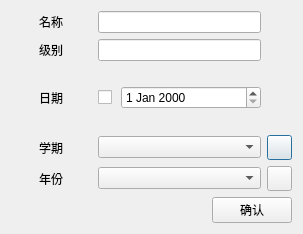
<?xml version="1.0" encoding="UTF-8"?>
<ui version="4.0">
 <class>Honor</class>
 <widget class="QDialog" name="Honor">
  <property name="geometry">
   <rect>
    <x>0</x>
    <y>0</y>
    <width>303</width>
    <height>234</height>
   </rect>
  </property>
  <property name="windowTitle">
   <string>Dialog</string>
  </property>
  <layout class="QVBoxLayout" name="verticalLayout">
   <item>
    <layout class="QGridLayout" name="gridLayout" rowstretch="1,1,1,1,1" columnstretch="2,4,1">
     <property name="rightMargin">
      <number>0</number>
     </property>
     <item row="4" column="0" alignment="Qt::AlignHCenter">
      <widget class="QLabel" name="label_5">
       <property name="text">
        <string>年份</string>
       </property>
      </widget>
     </item>
     <item row="0" column="0" alignment="Qt::AlignHCenter">
      <widget class="QLabel" name="label">
       <property name="text">
        <string>名称</string>
       </property>
      </widget>
     </item>
     <item row="3" column="0" alignment="Qt::AlignHCenter">
      <widget class="QLabel" name="label_4">
       <property name="text">
        <string>学期</string>
       </property>
      </widget>
     </item>
     <item row="2" column="0" alignment="Qt::AlignHCenter">
      <widget class="QLabel" name="label_3">
       <property name="text">
        <string>日期</string>
       </property>
      </widget>
     </item>
     <item row="1" column="1">
      <widget class="QLineEdit" name="lineEdit_level"/>
     </item>
     <item row="3" column="1">
      <widget class="QComboBox" name="comboBox_semester"/>
     </item>
     <item row="1" column="0" alignment="Qt::AlignHCenter">
      <widget class="QLabel" name="label_2">
       <property name="text">
        <string>级别</string>
       </property>
      </widget>
     </item>
     <item row="2" column="1">
      <widget class="QWidget" name="widget" native="true">
       <property name="layoutDirection">
        <enum>Qt::LeftToRight</enum>
       </property>
       <layout class="QHBoxLayout" name="horizontalLayout" stretch="1,7">
        <property name="spacing">
         <number>3</number>
        </property>
        <property name="leftMargin">
         <number>0</number>
        </property>
        <property name="topMargin">
         <number>0</number>
        </property>
        <property name="rightMargin">
         <number>0</number>
        </property>
        <property name="bottomMargin">
         <number>0</number>
        </property>
        <item>
         <widget class="QCheckBox" name="checkBox">
          <property name="text">
           <string/>
          </property>
         </widget>
        </item>
        <item>
         <widget class="QDateEdit" name="dateEdit"/>
        </item>
       </layout>
      </widget>
     </item>
     <item row="4" column="1">
      <widget class="QComboBox" name="comboBox_year"/>
     </item>
     <item row="3" column="2">
      <widget class="QPushButton" name="pushButton_add1">
       <property name="minimumSize">
        <size>
         <width>25</width>
         <height>25</height>
        </size>
       </property>
       <property name="maximumSize">
        <size>
         <width>25</width>
         <height>25</height>
        </size>
       </property>
       <property name="styleSheet">
        <string notr="true">#pushButton_add1{
Border-image:url(:/images/add.png);
}
#pushButton_add1:pressed{
border: 1px solid rgb(24, 103, 155);
border-radius: 5px;
background-color: rgb(124, 203, 255);
color: white;
}</string>
       </property>
       <property name="text">
        <string/>
       </property>
      </widget>
     </item>
     <item row="4" column="2">
      <widget class="QPushButton" name="pushButton_add2">
       <property name="minimumSize">
        <size>
         <width>25</width>
         <height>25</height>
        </size>
       </property>
       <property name="maximumSize">
        <size>
         <width>25</width>
         <height>25</height>
        </size>
       </property>
       <property name="styleSheet">
        <string notr="true">#pushButton_add2{
Border-image:url(:/images/add.png);
}
#pushButton_add2:pressed{
border: 1px solid rgb(24, 103, 155);
border-radius: 5px;
background-color: rgb(124, 203, 255);
color: white;
}</string>
       </property>
       <property name="text">
        <string/>
       </property>
      </widget>
     </item>
     <item row="0" column="1">
      <widget class="QLineEdit" name="lineEdit_name"/>
     </item>
    </layout>
   </item>
   <item>
    <layout class="QHBoxLayout" name="horizontalLayout_2">
     <item>
      <spacer name="horizontalSpacer">
       <property name="orientation">
        <enum>Qt::Horizontal</enum>
       </property>
       <property name="sizeHint" stdset="0">
        <size>
         <width>40</width>
         <height>20</height>
        </size>
       </property>
      </spacer>
     </item>
     <item>
      <widget class="QPushButton" name="pushButton">
       <property name="text">
        <string>确认</string>
       </property>
      </widget>
     </item>
    </layout>
   </item>
  </layout>
 </widget>
 <resources/>
 <connections/>
</ui>
